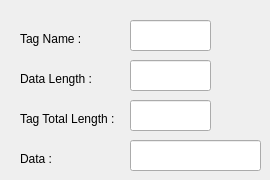
    <widget class="QWidget" name="tab_4">
     <attribute name="title">
      <string>CHIP</string>
     </attribute>
     <widget class="QLabel" name="lblImg3DataCHIP">
      <property name="geometry">
       <rect>
        <x>20</x>
        <y>150</y>
        <width>41</width>
        <height>17</height>
       </rect>
      </property>
      <property name="text">
       <string>Data :</string>
      </property>
     </widget>
     <widget class="QLabel" name="lblImg3TotalLengthCHIP">
      <property name="geometry">
       <rect>
        <x>20</x>
        <y>110</y>
        <width>111</width>
        <height>17</height>
       </rect>
      </property>
      <property name="text">
       <string>Tag Total Length :</string>
      </property>
     </widget>
     <widget class="QLineEdit" name="txtImg3TotalLengthCHIP">
      <property name="geometry">
       <rect>
        <x>130</x>
        <y>100</y>
        <width>81</width>
        <height>31</height>
       </rect>
      </property>
      <property name="readOnly">
       <bool>true</bool>
      </property>
     </widget>
     <widget class="QLineEdit" name="txtImg3TagCHIP">
      <property name="geometry">
       <rect>
        <x>130</x>
        <y>20</y>
        <width>81</width>
        <height>31</height>
       </rect>
      </property>
      <property name="readOnly">
       <bool>true</bool>
      </property>
     </widget>
     <widget class="QLineEdit" name="txtImg3DataCHIP">
      <property name="geometry">
       <rect>
        <x>130</x>
        <y>140</y>
        <width>131</width>
        <height>31</height>
       </rect>
      </property>
      <property name="readOnly">
       <bool>true</bool>
      </property>
     </widget>
     <widget class="QLabel" name="lblImg3TagCHIP">
      <property name="geometry">
       <rect>
        <x>20</x>
        <y>30</y>
        <width>91</width>
        <height>17</height>
       </rect>
      </property>
      <property name="text">
       <string>Tag Name :</string>
      </property>
     </widget>
     <widget class="QLineEdit" name="txtImg3DataLengthCHIP">
      <property name="geometry">
       <rect>
        <x>130</x>
        <y>60</y>
        <width>81</width>
        <height>31</height>
       </rect>
      </property>
      <property name="readOnly">
       <bool>true</bool>
      </property>
     </widget>
     <widget class="QLabel" name="lblImg3DataLengthCHIP">
      <property name="geometry">
       <rect>
        <x>20</x>
        <y>70</y>
        <width>91</width>
        <height>17</height>
       </rect>
      </property>
      <property name="text">
       <string>Data Length :</string>
      </property>
     </widget>
    </widget>
